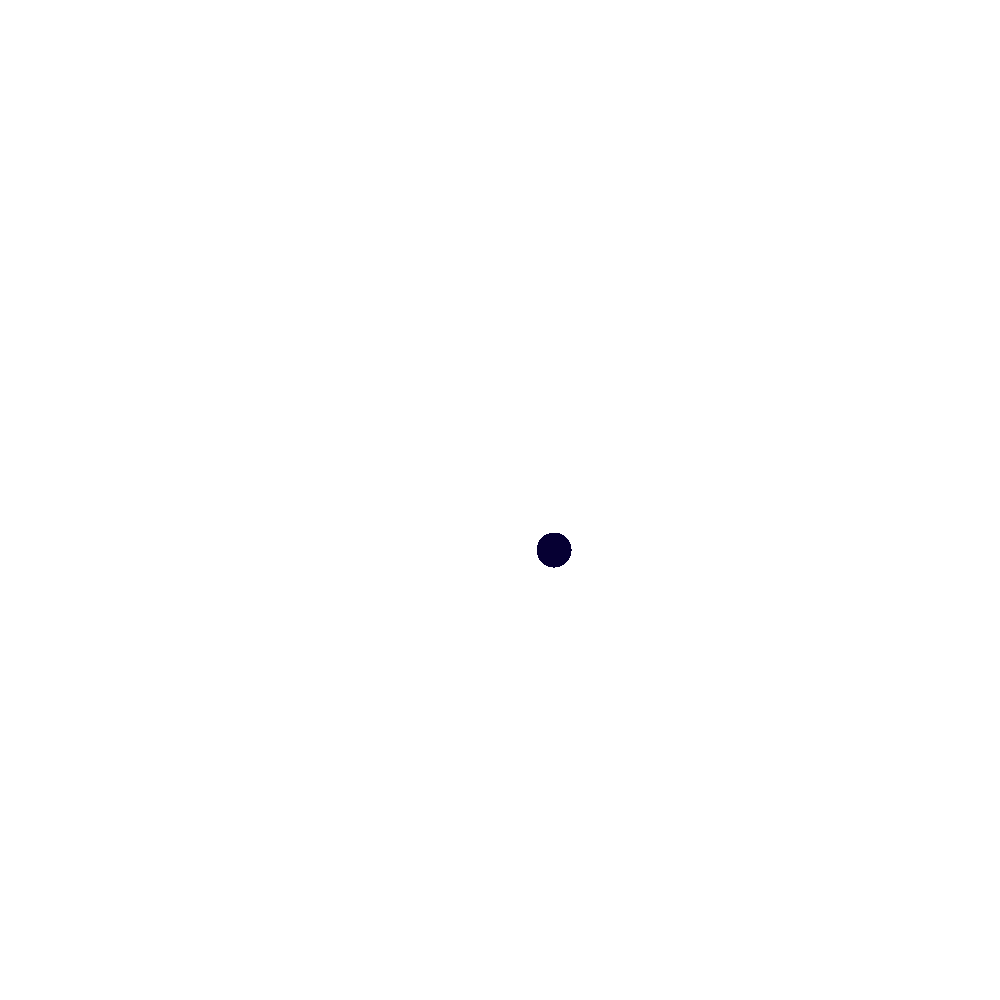
Frame 1 (no input)
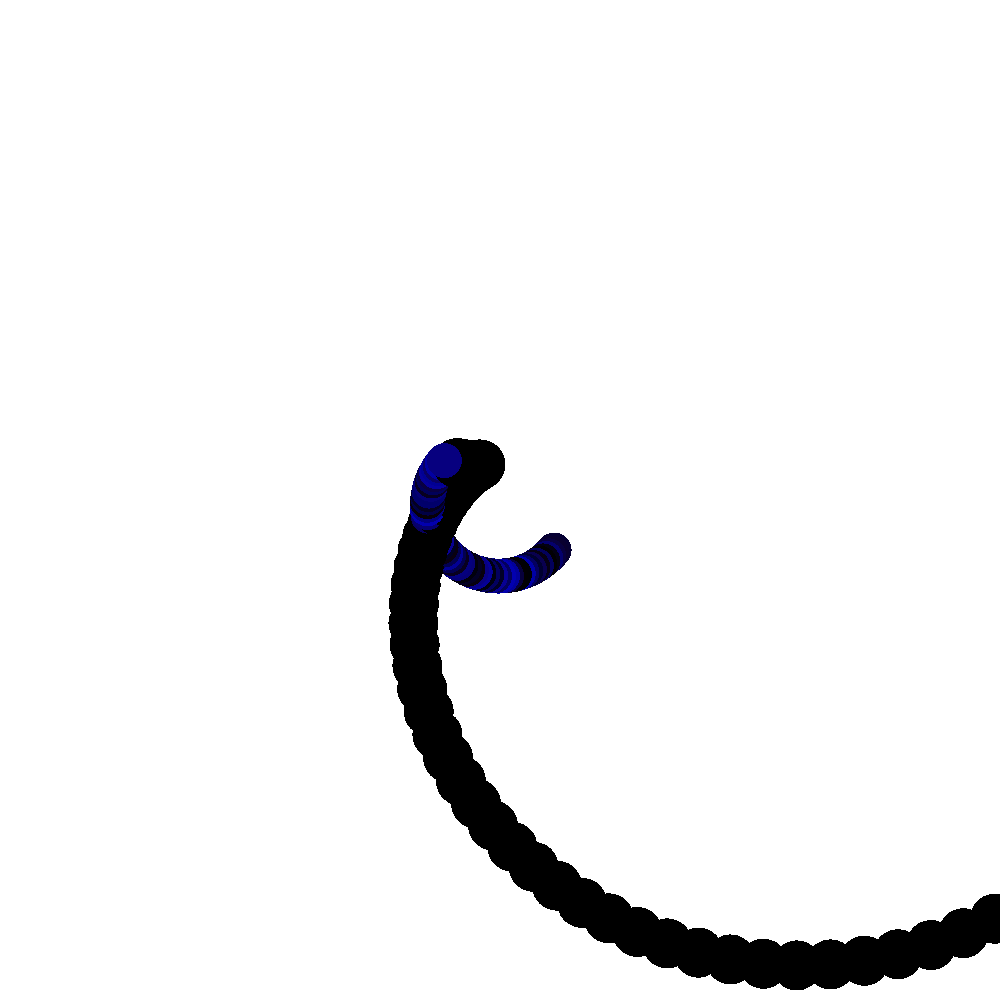
Frame 60 (the mouse pressed at the canvas centre just before this capture)
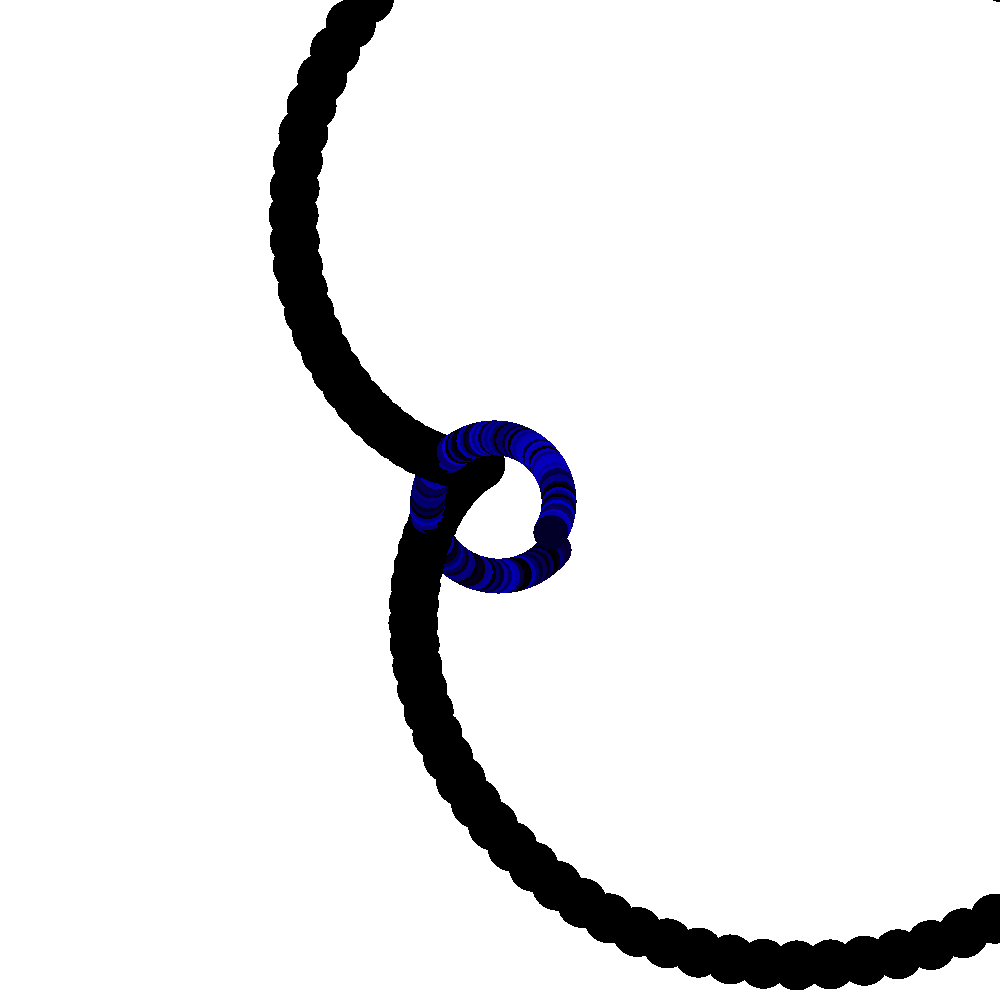
Frame 120 (the mouse held since frame 60 and released just before this capture)

The Processing sketch that drew these frames (run headless with seeded random() and noise(); from frame 60 on, the mouse is pressed at the canvas centre):

// Processing sketch: A2_build_up_piece
// ── A2_build_up_piece.pde
void setup() {
 size(1000,1000);
 noSmooth(); // no aliasing
 background(255);
}
void draw() {
fill(#000000);
noStroke();
translate(width/2,height/2); //moving the origin 
rotate(frameCount* .05); //rotating the shape 
//circle runs in a random pattern
circle(map(cos(frameCount* .06),
-1,1,1,715),map(sin(frameCount* .03),
-1,1,210,41),50);
fill(random(10),random(0),random(200)); //turning the circle into random colors
//making the circle spin around in the center
circle(map(cos(frameCount* .02),
-1,1,37,56),map(sin(frameCount* .05),
-1,1,40,53),35);
}
